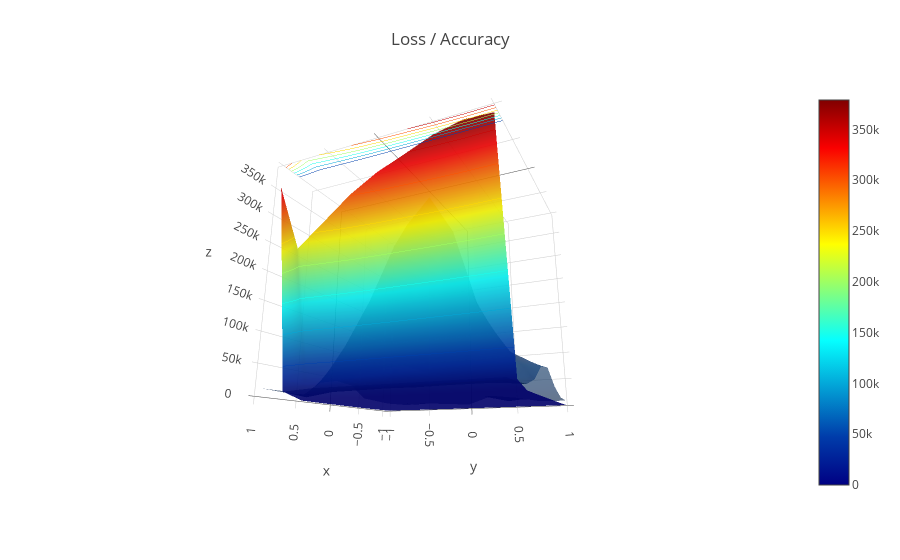
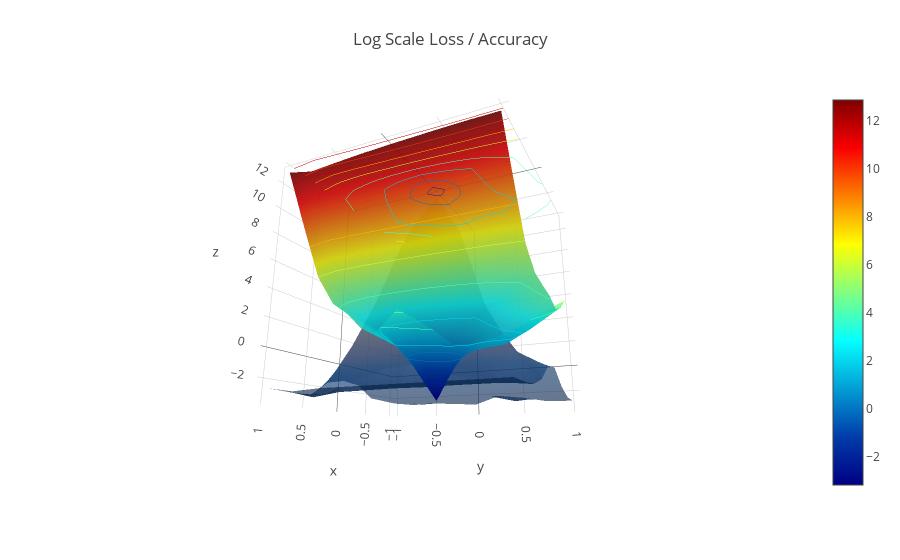

Notebook cell for these charts, in order:
### Code cell
create_viz(loss_list,acc_list)
